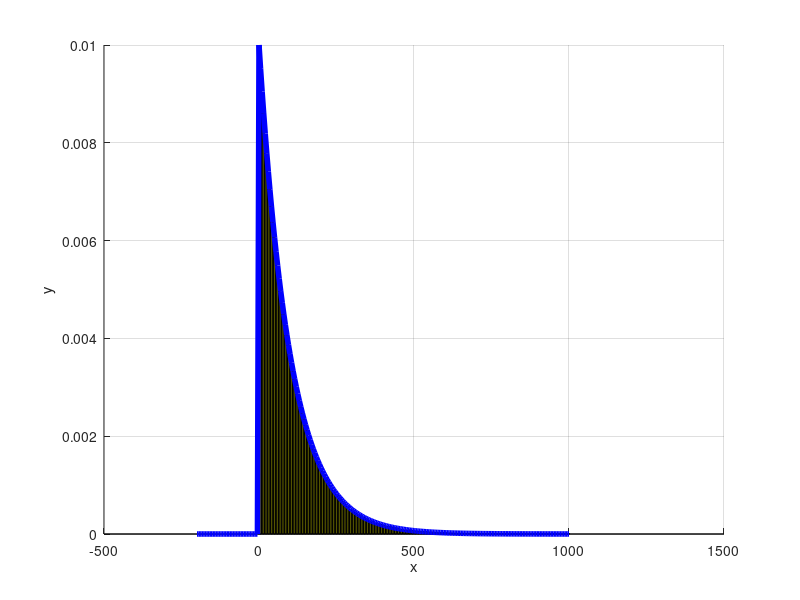

MATLAB code to generate this figure:
clear all; close all; clc;

N = 1000000;

beta = 100;

X = exprnd(beta,1,N);

dx = 5 ; x = -200 : dx : 1000;

pdfx_teo = (1/beta) * exp(-x/beta) .* (x>=0);
pdfx_sim = hist(X,x) / (N*dx);

figure; hold on; grid on;
bar(x,pdfx_sim,'y');
plot(x,pdfx_teo,'b','LineWidth',4);
xlabel('x');ylabel('y');


x0=10;
Pr_teo = 1-exp(-x0/beta)
Pr_sim = mean(X<=x0)